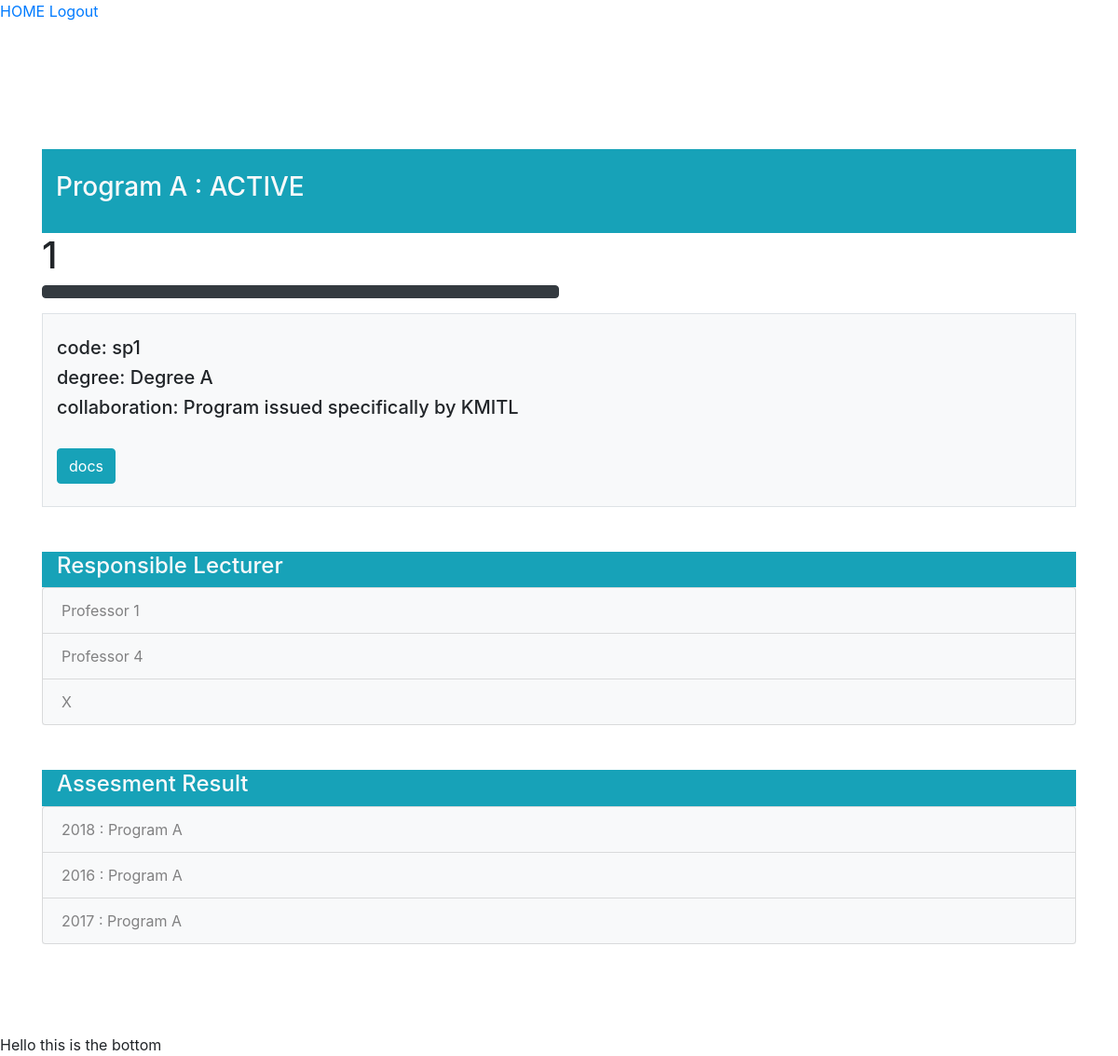
The page /all_programs/program_detail/1/ on the database its author committed.
### study_program/models.py (models this page shows, shortened)
class StudyProgram(models.Model):
    code = models.CharField(max_length=200)
    name = models.CharField(max_length=200)
    status_choices = (
        ('ACTIVE', 'ACTIVE'),
        ('GOING TO CLOSE', 'GOING TO CLOSE'),
        ('NOT ACTIVE', 'NOT ACTIVE'),
    )
    program_status = models.CharField(max_length=200, choices=status_choices )
    degree_and_major = models.CharField(max_length=400)
    collaboration_choices = (
        ('Program issued specifically by KMITL', 'Program issued specifically by KMITL'),
        ('Program supported by other institutes', 'Program supported by other institutes'),
        ('Collaborated program with other institutes', 'Collaborated program with other institutes'),
    )
    collaboration_with_other_institues = models.TextField(max_length=400, choices = collaboration_choices)
    pdf_docs = models.FileField(upload_to='study_program_details/')
    responsible_professors = models.ManyToManyField(Professor, through=Professor.responsible_program.through, blank=True)
    past_assessment = models.ManyToManyField('AssessmentResult', blank=True)
    def __str__(self):
        return self.name

class Professor(models.Model):
    professor_id = models.CharField(max_length = 200)
    academic_title = models.CharField(max_length = 200)
    name_surname = models.CharField(max_length = 200)
    date_of_birth = models.DateField()
    YEAR_CHOICES = []
    for r in range(1980, (datetime.datetime.now().year+1)):
        YEAR_CHOICES.append((r,r))
    bsc = models.CharField(max_length = 200)
    bsc_grad_institute = models.CharField(max_length = 200)
    bsc_year = models.IntegerField(('year'), choices=YEAR_CHOICES, default=datetime.datetime.now().year)
    msc = models.CharField(max_length = 200)
    msc_grad_institute = models.CharField(max_length = 200)
    msc_year = models.IntegerField(('year'), choices=YEAR_CHOICES, default=datetime.datetime.now().year)
    phd = models.CharField(max_length = 200)
    phd_grad_institute = models.CharField(max_length = 200)
    phd_year = models.IntegerField(('year'), choices=YEAR_CHOICES, default=datetime.datetime.now().year)
    phone = models.CharField(max_length = 200)
    email = models.CharField(max_length = 200)
    university = models.CharField(max_length = 200)
    additional_degree = models.CharField(max_length = 200, blank = True)
    responsible_program = models.ManyToManyField('StudyProgram', blank=True)
    committee_profile = models.ManyToManyField('Committee', blank=True)

class AssessmentResult(models.Model):
    code = models.CharField(max_length=200)
    committee_id = models.ManyToManyField(Committee, blank=True)
    program_id = models.ForeignKey(StudyProgram, on_delete=models.PROTECT, null=True)
    YEAR_CHOICES = []
    for r in range(1980, (datetime.datetime.now().year+1)):
        YEAR_CHOICES.append((r,r))
    year = models.IntegerField(('year'), choices=YEAR_CHOICES, default=datetime.datetime.now().year)
    curriculum_status_choices = (
        ('New', 'New'),
        ('Modify', 'Modify'),
    )
    curriculum_status = models.TextField(max_length=400, choices = curriculum_status_choices)
    curriculum_status_year = models.IntegerField(('หลักสูตรปี'), choices=YEAR_CHOICES, default=datetime.datetime.now().year)
    curriculum_standard_choices = (
            ('New', 'New'),
            ('Modify', 'Modify'),
    )
    curriculum_standard = models.IntegerField(('มาตรฐานหลักสูตรตามปี'), choices=YEAR_CHOICES, default=datetime.datetime.now().year)
    pdf_docs = models.FileField(upload_to='assessment_details/')
    aun_id = models.ForeignKey('AUN', on_delete=models.PROTECT, null=True)

### study_program/views.py (the view)
# urls.py: path('program_detail/<int:program_id>/', views.program_detail, name='program_detail'),
def program_detail(request, program_id):
    detail = get_object_or_404(StudyProgram, pk=program_id)
    faculties_list = {'1':'Science', '2':'Engineering', '3':'Medicine'}
    professor_list = []
    for professor in detail.responsible_professors.all():
        professor_list.append(professor)
    assessment_list =[]
    for assessment in detail.past_assessment.all():
        assessment_list.append(assessment)
    return render(request, 'study_program/program_detail.html', {'program_detail': detail, 'faculties': faculties_list, 'professors':professor_list, 'assessment_list':assessment_list, 'pk': program_id})

### study_program/templates/study_program/program_detail.html (shortened to what this page needs)
{% extends 'base.html' %}
{% block content %}
<head>
    <link rel="stylesheet" href="https://stackpath.bootstrapcdn.com/bootstrap/4.1.3/css/bootstrap.min.css">
</head>
<main>
    <div class="container">
        <br/>
        <br/>
        <br/>
        <div class="text-light bg-info border-info container">
            <br/>
            <h3>{{ program_detail.name }} : {{ program_detail.program_status }}</h3>
            <br/>
        </div>
        <h1>{{pk}}</h1>
        <form method="GET" action="{% url 'index' %}">
            <button type="submit" class="btn btn-dark col-md-6"></button>
        </form>
        <div class="container bg-light border">
            <br/>
            <h5>code: {{ program_detail.code }}</h5>
            <h5>degree: {{ program_detail.degree_and_major }}</h5>
            <h5>collaboration: {{ program_detail.collaboration_with_other_institues }}</h5>
            <br/>
            <a class= "btn btn-info" href="{{ program_detail.pdf_docs.url }}">docs</a>
            <br/>
            <br/>
        </div>
        <br/>
        <br/>
        <div class="text-light bg-info border border-info container">
            <h4>Responsible Lecturer</h4>
        </div>
        <div class=bg-light>
            <ul class="list-group">
                {% for responsible_professor in professors %}
                    <a class="list-group-item list-group-item-light bg-light"  href = "{% url 'professor_profile' responsible_professor.id %}">{{ responsible_professor.name_surname}}</a>
                {% endfor %}
            </ul>
        </div>
        <br/>
        <br/>
        <div class="text-light bg-info border border-info container">
            <h4>Assesment Result</h4>
        </div>
        <div class=bg-light>
            <ul class="list-group">
                {% for assessment in assessment_list %}
                    <a class="list-group-item list-group-item-light bg-light"  href = "{% url 'assessment_result' assessment.id %}">{{assessment.year}} : {{ assessment.program_id }}</a>
                {% endfor %}
            </ul>
        </div>
        <br/>
        <br/>
    </div>
</main>
{% endblock %}

### rows shown on the page
StudyProgram: name "Program A", program_status "ACTIVE", code "sp1", degree_and_major "Degree A", collaboration_with_other_institues "Program issued specifically by KMITL"
Professor: name_surname "Professor 1"
Professor: name_surname "Professor 4"
Professor: name_surname "X"
AssessmentResult: year "2018", program_id "Program A"
AssessmentResult: year "2016", program_id "Program A"
AssessmentResult: year "2017", program_id "Program A"

### other values the page prints
{{ pk }} "1"
